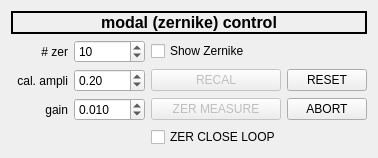
   <widget class="QWidget" name="verticalLayoutWidget_4">
    <property name="geometry">
     <rect>
      <x>816</x>
      <y>696</y>
      <width>378</width>
      <height>143</height>
     </rect>
    </property>
    <layout class="QVBoxLayout" name="vl_zz">
     <item>
      <widget class="QLabel" name="prop_title_6">
       <property name="font">
        <font>
         <pointsize>12</pointsize>
         <weight>75</weight>
         <bold>true</bold>
        </font>
       </property>
       <property name="frameShape">
        <enum>QFrame::Box</enum>
       </property>
       <property name="lineWidth">
        <number>2</number>
       </property>
       <property name="text">
        <string>modal (zernike) control</string>
       </property>
       <property name="alignment">
        <set>Qt::AlignCenter</set>
       </property>
      </widget>
     </item>
     <item>
      <layout class="QGridLayout" name="gl_zz">
       <item row="2" column="0">
        <widget class="QLabel" name="label_15">
         <property name="text">
          <string>gain</string>
         </property>
         <property name="alignment">
          <set>Qt::AlignRight|Qt::AlignTrailing|Qt::AlignVCenter</set>
         </property>
        </widget>
       </item>
       <item row="0" column="0">
        <widget class="QLabel" name="label_14">
         <property name="text">
          <string># zer</string>
         </property>
         <property name="alignment">
          <set>Qt::AlignRight|Qt::AlignTrailing|Qt::AlignVCenter</set>
         </property>
        </widget>
       </item>
       <item row="0" column="1">
        <widget class="QSpinBox" name="dspB_zer_nz">
         <property name="minimum">
          <number>1</number>
         </property>
         <property name="maximum">
          <number>20</number>
         </property>
         <property name="value">
          <number>10</number>
         </property>
        </widget>
       </item>
       <item row="2" column="1">
        <widget class="QDoubleSpinBox" name="dspB_zer_gain">
         <property name="decimals">
          <number>3</number>
         </property>
         <property name="maximum">
          <double>100.000000000000000</double>
         </property>
         <property name="singleStep">
          <double>0.001000000000000</double>
         </property>
         <property name="value">
          <double>0.010000000000000</double>
         </property>
        </widget>
       </item>
       <item row="1" column="1">
        <widget class="QDoubleSpinBox" name="dspB_zer_a0">
         <property name="decimals">
          <number>2</number>
         </property>
         <property name="minimum">
          <double>0.000000000000000</double>
         </property>
         <property name="maximum">
          <double>100.000000000000000</double>
         </property>
         <property name="singleStep">
          <double>0.010000000000000</double>
         </property>
         <property name="value">
          <double>0.200000000000000</double>
         </property>
        </widget>
       </item>
       <item row="1" column="0">
        <widget class="QLabel" name="label_13">
         <property name="text">
          <string>cal. ampli</string>
         </property>
         <property name="alignment">
          <set>Qt::AlignRight|Qt::AlignTrailing|Qt::AlignVCenter</set>
         </property>
        </widget>
       </item>
       <item row="2" column="3">
        <widget class="QPushButton" name="pB_zer_abort">
         <property name="text">
          <string>ABORT</string>
         </property>
        </widget>
       </item>
       <item row="1" column="2">
        <widget class="QPushButton" name="pB_zer_recal">
         <property name="enabled">
          <bool>false</bool>
         </property>
         <property name="text">
          <string>RECAL</string>
         </property>
        </widget>
       </item>
       <item row="2" column="2">
        <widget class="QPushButton" name="pB_zer_measure">
         <property name="enabled">
          <bool>false</bool>
         </property>
         <property name="text">
          <string>ZER MEASURE</string>
         </property>
        </widget>
       </item>
       <item row="0" column="2">
        <widget class="QCheckBox" name="chB_ShowZerWindow">
         <property name="text">
          <string>Show Zernike</string>
         </property>
        </widget>
       </item>
       <item row="1" column="3">
        <widget class="QPushButton" name="pB_zer_reset">
         <property name="text">
          <string>RESET</string>
         </property>
        </widget>
       </item>
       <item row="3" column="2">
        <widget class="QCheckBox" name="chB_zer_cloop">
         <property name="text">
          <string>ZER CLOSE LOOP</string>
         </property>
        </widget>
       </item>
      </layout>
     </item>
    </layout>
   </widget>
